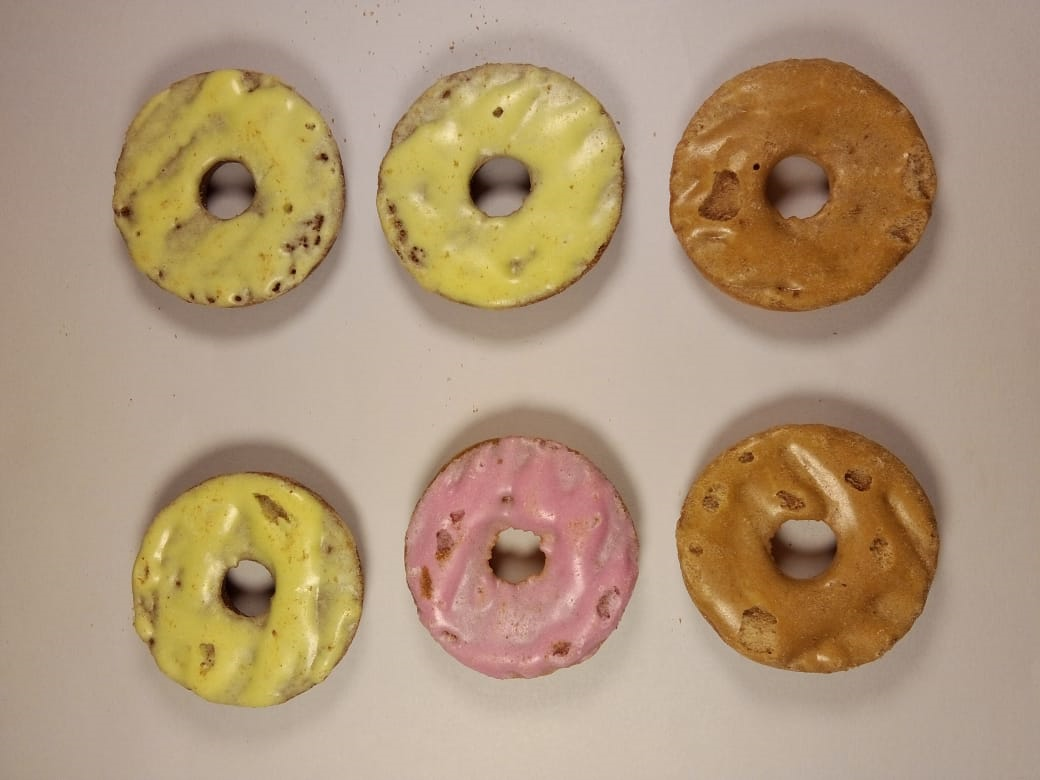
//> input picture Actividad 2/v2/4.png, 1040 x 780 px
$ ./Actividad_2   (built with g++ and OpenCV 4)
//> lines starting //> are read from the running program, lines starting //| are printed output that depends on the picture; after the words box and inside, x2 and y2 are one past the last pixel; in counts of white or black regions, pixels touching at a corner belong together
#include <iostream>
#include <opencv2/opencv.hpp>

using namespace std;
using namespace cv;

int main()
{
    //cargamos la imagen y la mostramos
    Mat img_orig = imread("4.png", IMREAD_COLOR);
//> img_orig is the input picture: 780 rows x 1040 cols, CV_8UC3; mean B, G, R 121.1, 150, 174.8
    imshow("img_orig", img_orig);
    waitKey(500);

    //la convertimos a hsv, ya que es mas facil diferenciar colores
    Mat img_hsv;
    cvtColor(img_orig, img_hsv, COLOR_BGR2HSV);
//> img_hsv: 780 rows x 1040 cols, CV_8UC3; mean H, S, V 15.4, 81.7, 174.8

    //establecemos los rangos para cada color, dividimos por dos porque el rango va de 0 a 180, no a 360, restamos 1  en el tope superior porque los rangos son cerrados
    int low_H_rojo1 = 0 / 2, high_H_rojo1 = 15 / 2 - 1;
    int low_H_naranja = 25 / 2, high_H_naranja = 36 / 2 - 1;
    int low_H_amarillo = 39 / 2, high_H_amarillo = 55 / 2 - 1;
    int low_H_rojo2 = 355 / 2, high_H_rojo2 = 360 / 2 - 1;

    //establecemos los rangos para el s y el v, esto nos sirve para que los blancos y negros no sean confundidos con algun color
    int low_S = 100, high_S = 200;
    int low_V = 100, high_V = 200;

    //Para cada rango, obtenemos una imagen con solamente los pixels que se encuentran en ese rango
    Mat en_rango_rojo1, en_rango_naranja, en_rango_amarillo, en_rango_rojo2;
    inRange(img_hsv, Scalar(low_H_rojo1, 40, low_V), Scalar(high_H_rojo1, high_S, high_V), en_rango_rojo1);
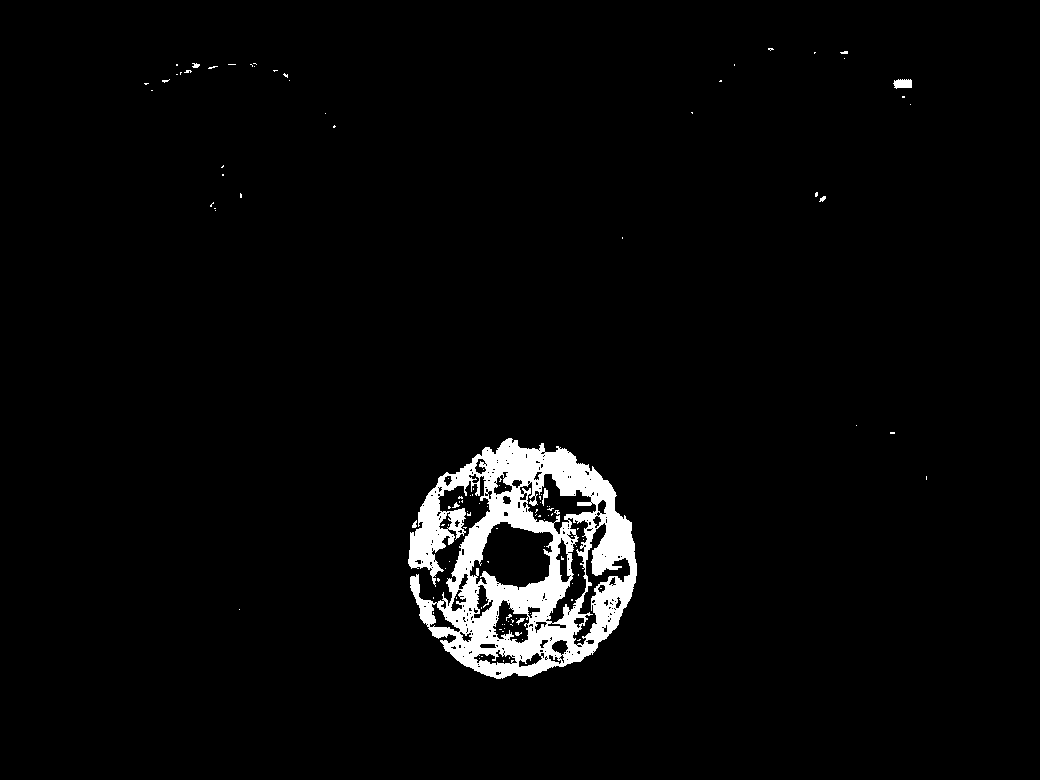
//> en_rango_rojo1: 780 rows x 1040 cols, CV_8UC1; 3.3% white; 114 white regions (106 under 20 px), largest, box (x1, y1, x2, y2) and area: (408, 438, 637, 679) 25783, (893, 79, 912, 89) 151, (542, 488, 548, 506) 52
    inRange(img_hsv, Scalar(low_H_naranja, low_S, low_V), Scalar(high_H_naranja, high_S, high_V), en_rango_naranja);
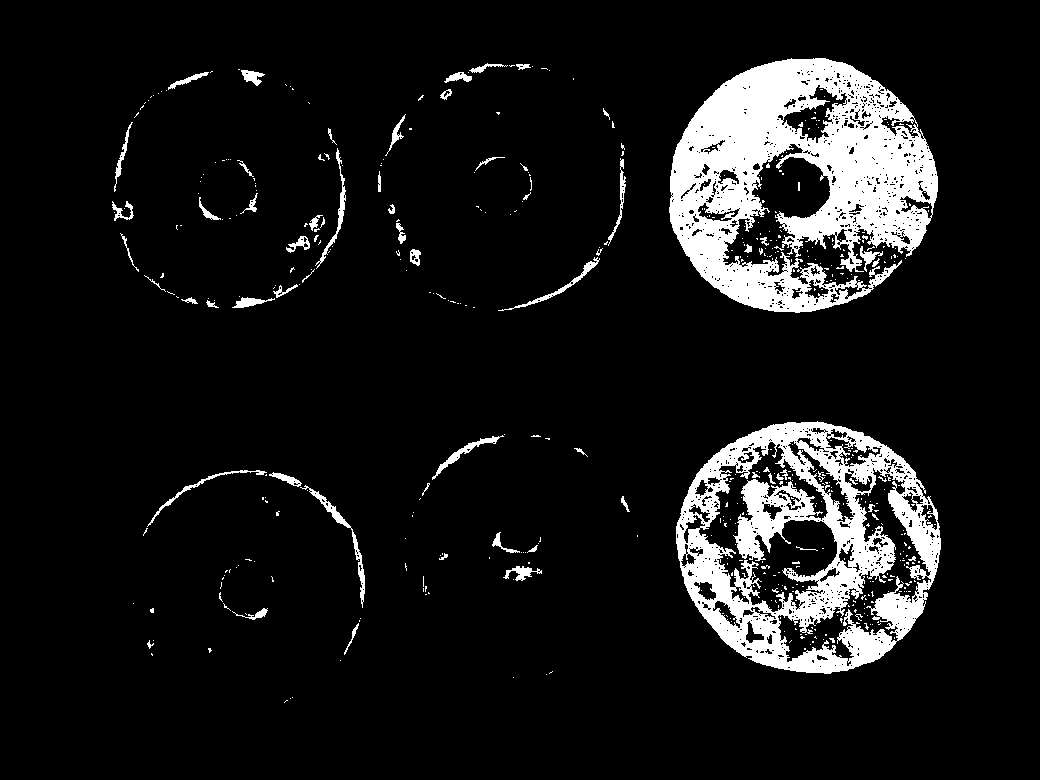
//> en_rango_naranja: 780 rows x 1040 cols, CV_8UC1; 9.4% white; 494 white regions (430 under 20 px), largest, box (x1, y1, x2, y2) and area: (669, 58, 938, 313) 38162, (676, 421, 941, 674) 29540, (300, 485, 365, 608) 630
    inRange(img_hsv, Scalar(low_H_amarillo, low_S, low_V), Scalar(high_H_amarillo, high_S, high_V), en_rango_amarillo);
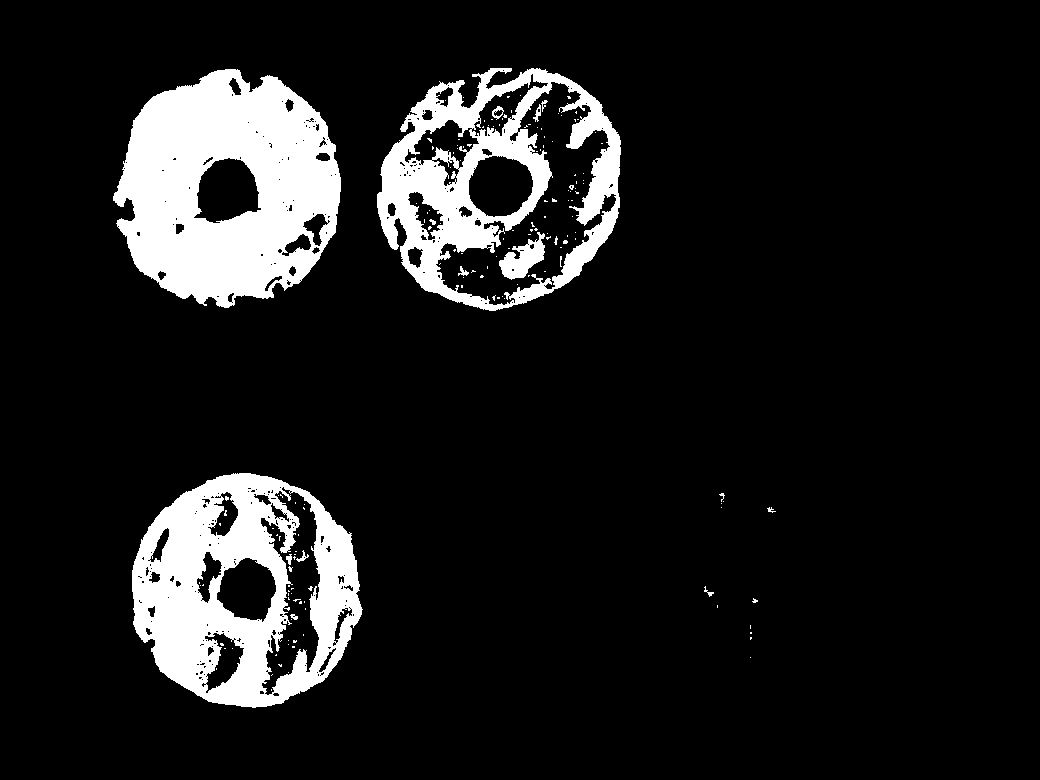
//> en_rango_amarillo: 780 rows x 1040 cols, CV_8UC1; 11.2% white; 163 white regions (148 under 20 px), largest, box (x1, y1, x2, y2) and area: (113, 69, 341, 308) 36439, (132, 473, 363, 708) 29905, (377, 68, 621, 311) 22762
    inRange(img_hsv, Scalar(low_H_rojo2, 40, low_V), Scalar(high_H_rojo2, high_S, high_V), en_rango_rojo2);
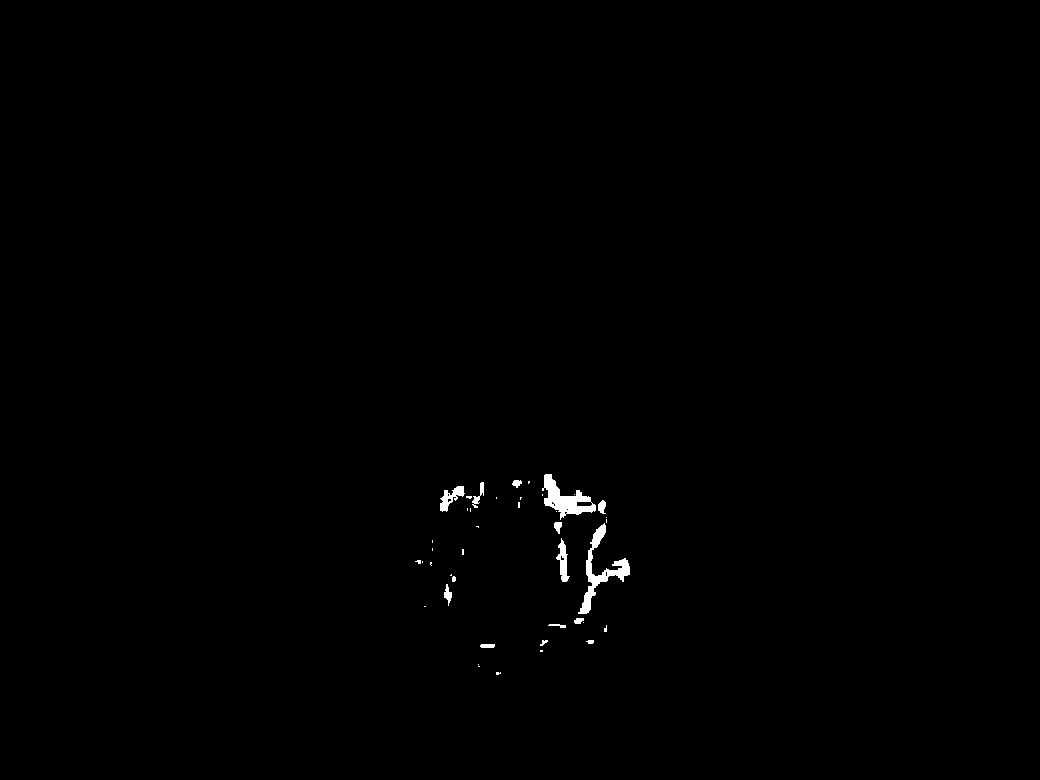
//> en_rango_rojo2: 780 rows x 1040 cols, CV_8UC1; 0.42% white; 42 white regions (27 under 20 px), largest, box (x1, y1, x2, y2) and area: (578, 523, 630, 614) 1065, (542, 474, 596, 520) 998, (440, 486, 465, 512) 289

    //obtenemos la cantidad de pixeles que se encuentran dentro de cada rango
    int cant_rojo = countNonZero(en_rango_rojo1) + countNonZero(en_rango_rojo2);
//> cant_rojo = 29964
    int cant_naranja = countNonZero(en_rango_naranja);
//> cant_naranja = 76280
    int cant_amarillo = countNonZero(en_rango_amarillo);
//> cant_amarillo = 91238

    //debug
    cout << "Rojo: " << cant_rojo << endl;
//| Rojo: 29964
    cout << "Naranja: " << cant_naranja << endl;
//| Naranja: 76280
    cout << "Amarillo: " << cant_amarillo << endl;
//| Amarillo: 91238

    //establecemos cuantos pixels ocupa un objeto
    int pixels_objeto;
    cout << "cuantos pixels ocupa un objeto?" << endl;
    cin >> pixels_objeto;
//> the answer given: 3

    //calculamos cuantos objetos de cada color hay
    int objetos_rojo = (cant_rojo*1.1) / pixels_objeto;
//> objetos_rojo = 10986
    int objetos_naranja = (cant_naranja*0.9) / pixels_objeto;
//> objetos_naranja = 22884
    int objetos_amarillo = (cant_amarillo*1.1) / pixels_objeto;
//> objetos_amarillo = 33453

    //imprimimos por pantalla los resultados
    cout << "Rojo: " << objetos_rojo << endl;
//| Rojo: 10986
    cout << "Naranja: " << objetos_naranja << endl;
//| Naranja: 22884
    cout << "Amarillo: " << objetos_amarillo << endl;
//| Amarillo: 33453

    //system("pause");
    cout << "Presione enter para continuar" << endl;
    std::cin.clear();
    cin.ignore(std::numeric_limits<std::streamsize>::max(), '\n');
    cin.get();
    destroyAllWindows();
}

//rangos de hue
//h0 rojo
//
//h60 amarillo
//
//h120 verde
//
//h180 cian
//
//h240 azul
//
//h300 magenta

$ run again, with Actividad 2/v2/1.png copied over Actividad 2/v2/4.png
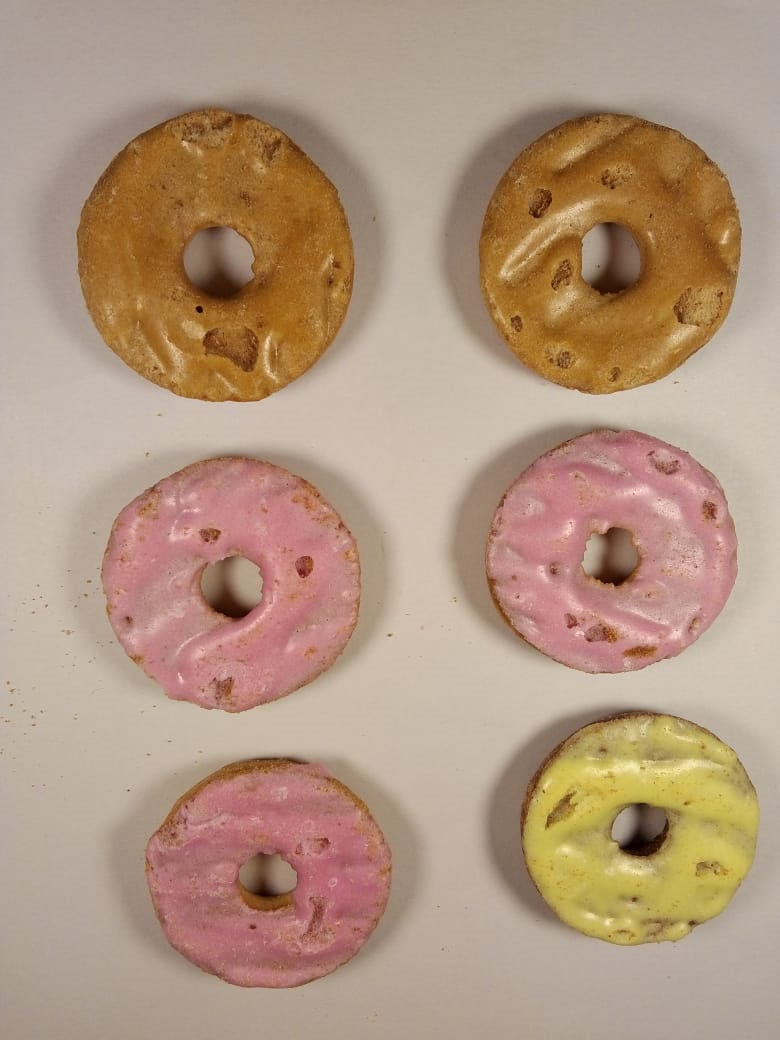
//> input picture Actividad 2/v2/1.png, 780 x 1040 px
//> img_orig is the input picture: 1040 rows x 780 cols, CV_8UC3; mean B, G, R 128.1, 150.2, 177.8
//> img_hsv: 1040 rows x 780 cols, CV_8UC3; mean H, S, V 19.1, 75.5, 177.8
//> `inRange(img_hsv, Scalar(low_H_rojo1, 40, low_V), Scalar(high_H_rojo1, ..`:
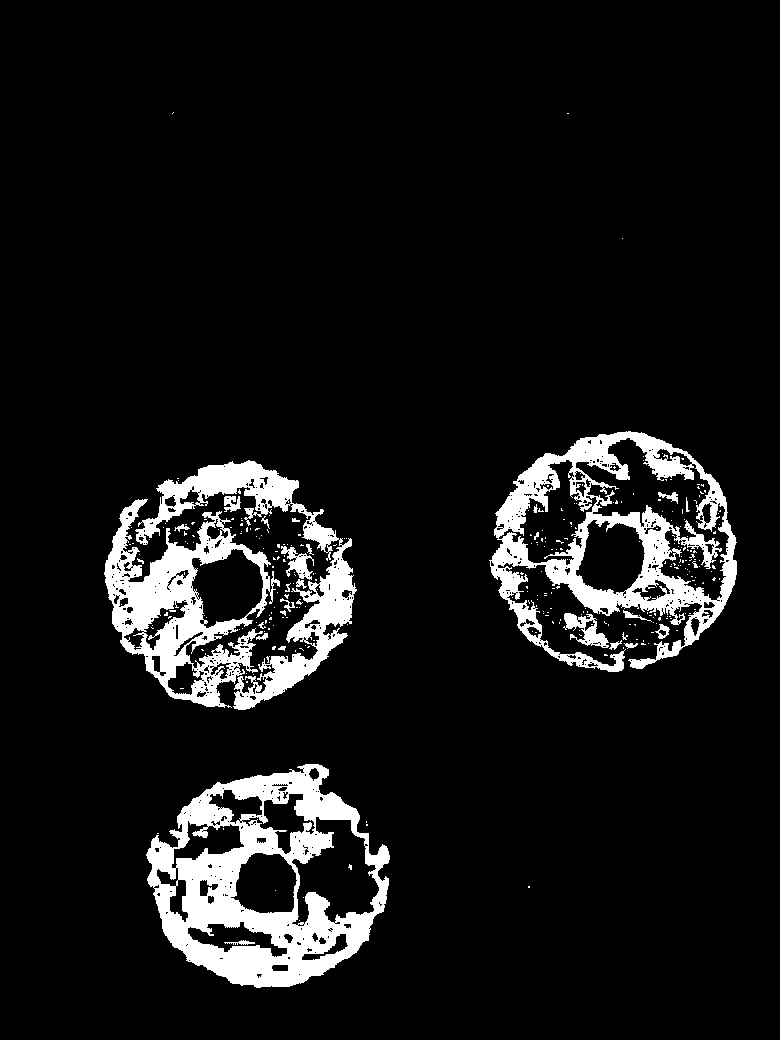
//> en_rango_rojo1: 1040 rows x 780 cols, CV_8UC1; 8.6% white; 298 white regions (269 under 20 px), largest, box (x1, y1, x2, y2) and area: (146, 764, 390, 988) 23611, (489, 431, 737, 672) 19014, (104, 499, 280, 708) 13142
//> en_rango_naranja: 1040 rows x 780 cols, CV_8UC1; 10.2% white; 472 white regions (417 under 20 px), largest, box (x1, y1, x2, y2) and area: (76, 106, 355, 402) 41804, (477, 112, 742, 394) 33100, (161, 757, 296, 827) 1287
//> en_rango_amarillo: 1040 rows x 780 cols, CV_8UC1; 3.5% white; 161 white regions (142 under 20 px), largest, box (x1, y1, x2, y2) and area: (523, 716, 759, 946) 26453, (693, 289, 714, 321) 278, (656, 306, 671, 320) 130
//> `inRange(img_hsv, Scalar(low_H_rojo2, 40, low_V), Scalar(high_H_rojo2, ..`:
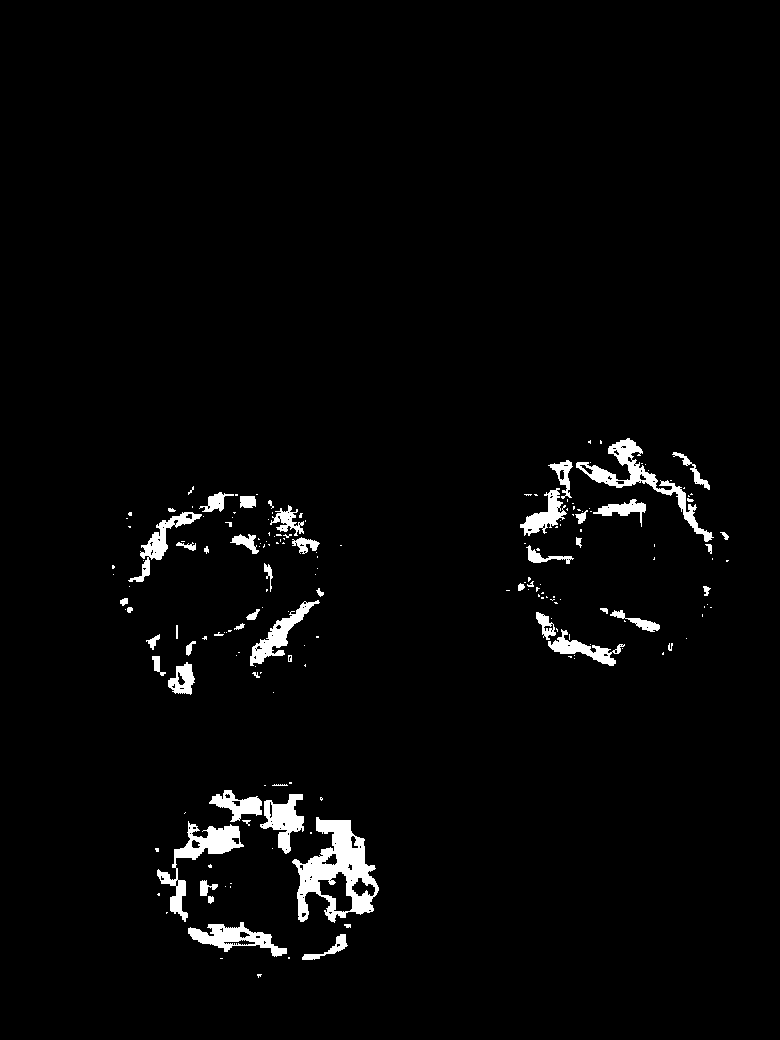
//> en_rango_rojo2: 1040 rows x 780 cols, CV_8UC1; 2.7% white; 186 white regions (131 under 20 px), largest, box (x1, y1, x2, y2) and area: (292, 817, 379, 923) 4096, (576, 438, 714, 542) 2102, (157, 821, 244, 922) 1968
//> cant_rojo = 91806
//> cant_naranja = 82962
//> cant_amarillo = 28179
//| Rojo: 91806
//| Naranja: 82962
//| Amarillo: 28179
//> objetos_rojo = 33662
//> objetos_naranja = 24888
//> objetos_amarillo = 10332
//| Rojo: 33662
//| Naranja: 24888
//| Amarillo: 10332
